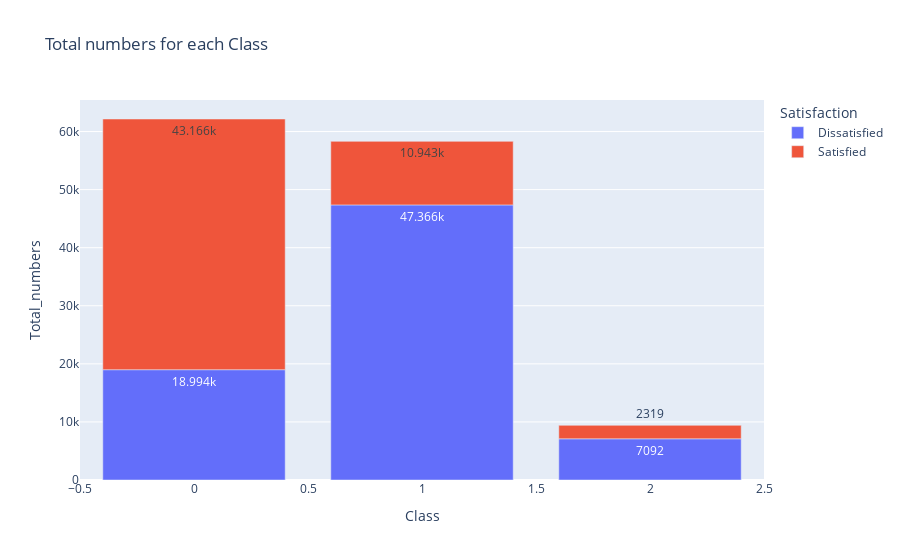

This figure's notebook cell:
### Code cell
data = df.groupby(['Class','Satisfaction'])['Satisfaction'].count().reset_index(name='Total_numbers')

fig = px.bar(data, x="Class", y="Total_numbers", color="Satisfaction", 
             title="Satisfaction level for each Class",text_auto=True)
fig.show()

### Figure 1 — Plotly figure (JSON) as saved in the notebook; plotly's stock layout.template omitted (floating-point values rounded to 4 significant figures)
{"data": [{"alignmentgroup": "True", "hovertemplate": "Satisfaction=Dissatisfied<br>Class=%{x}<br>Total_numbers=%{y}<extra></extra>", "legendgroup": "Dissatisfied", "marker": {"color": "#636efa", "pattern": {"shape": ""}}, "name": "Dissatisfied", "offsetgroup": "Dissatisfied", "orientation": "v", "showlegend": true, "textposition": "auto", "texttemplate": "%{y}", "type": "bar", "x": [0, 1, 2], "xaxis": "x", "y": [18994, 47366, 7092], "yaxis": "y"}, {"alignmentgroup": "True", "hovertemplate": "Satisfaction=Satisfied<br>Class=%{x}<br>Total_numbers=%{y}<extra></extra>", "legendgroup": "Satisfied", "marker": {"color": "#EF553B", "pattern": {"shape": ""}}, "name": "Satisfied", "offsetgroup": "Satisfied", "orientation": "v", "showlegend": true, "textposition": "auto", "texttemplate": "%{y}", "type": "bar", "x": [0, 1, 2], "xaxis": "x", "y": [43166, 10943, 2319], "yaxis": "y"}], "layout": {"barmode": "relative", "legend": {"title": {"text": "Satisfaction"}, "tracegroupgap": 0}, "title": {"text": "Total numbers for each Class"}, "xaxis": {"anchor": "y", "domain": [0, 1], "title": {"text": "Class"}}, "yaxis": {"anchor": "x", "domain": [0, 1], "title": {"text": "Total_numbers"}}}}
